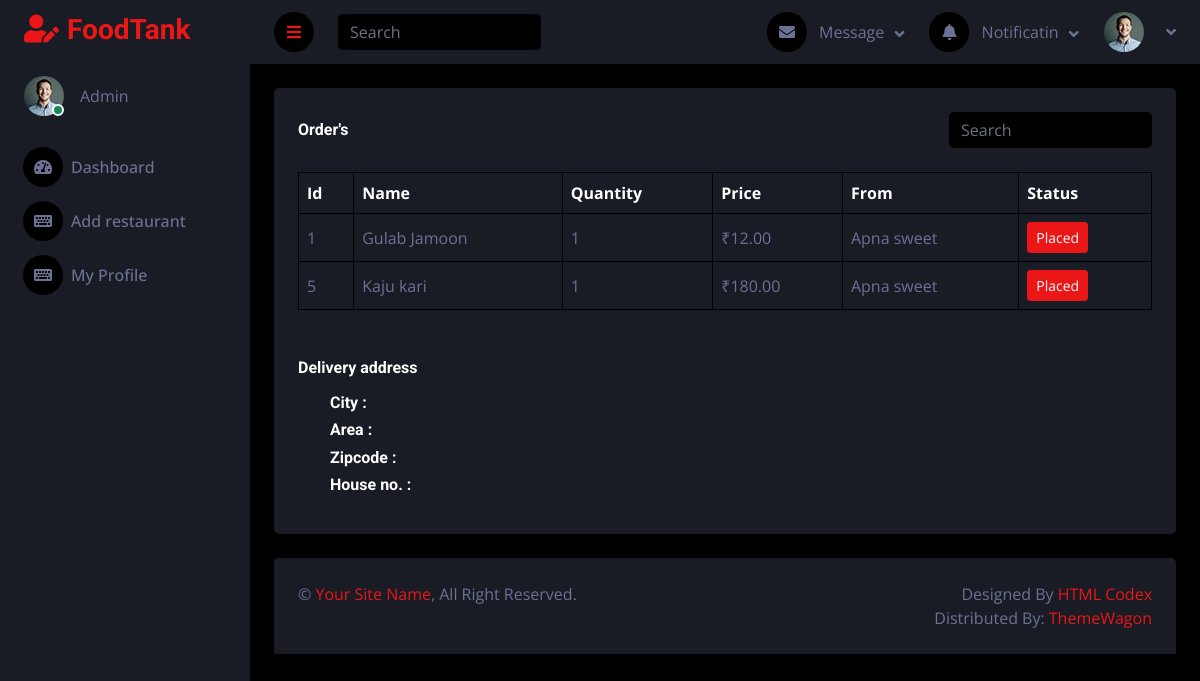
The page /foodprovider/restaurantOrder/4 on the database its author committed.
### order/models.py (models this page shows, shortened)
class OrderItem(models.Model):
    item = models.ForeignKey(Menu, on_delete=models.CASCADE)
    order = models.ForeignKey(Order, on_delete=models.CASCADE)
    quantity = models.PositiveIntegerField()

class Order(models.Model):
    order_id = models.AutoField(primary_key=True)
    user = models.ForeignKey(User, on_delete=models.CASCADE,
                        limit_choices_to={'user_type':'Customer'})
    restaurant = models.ForeignKey(Restaurant, on_delete=models.CASCADE)
    is_confirmed = models.BooleanField(default=False)
    estimated_time = models.DateTimeField(blank=True, null=True)
    driver = models.ForeignKey(Driver, on_delete=models.SET_NULL, null=True, blank=True)
    transaction_id = models.CharField(max_length=255, null=True, blank=True)
    total_bill = models.IntegerField(blank=True, null=True)
    payment_method = models.CharField(max_length=255, blank=True, null=True, choices=payment_choices)
    order_date = models.DateTimeField(auto_now_add=True, blank=True, null=True)
    deliveryAddress = models.ForeignKey(Address, on_delete=models.CASCADE, blank=True, null=True)

### menu/models.py (models this page shows, shortened)
class Menu(models.Model):
    restaurant = models.ForeignKey(Restaurant, on_delete=models.CASCADE)  # ForeignKey to Restaurant
    name = models.CharField(max_length=255)
    description = models.TextField()
    type = models.CharField(max_length=255)
    price = models.DecimalField(max_digits=10, decimal_places=2)
    available = models.BooleanField(blank=True, default=True, null=True)
    cuisine = models.CharField(max_length=255, blank=True)
    img1 = models.ImageField(upload_to='menu_images/', null=True, blank=True)

### restaurant/models.py (models this page shows)
class Restaurant(models.Model):
    user = models.ForeignKey(User, on_delete=models.CASCADE,
                    limit_choices_to={'user_type': 'Foodprovider'})  # ForeignKey to User
    name = models.CharField(max_length=255)
    city = models.CharField(max_length=255)
    address = models.TextField()
    mobile = models.CharField(max_length=15)
    desc = models.TextField(blank=True, null=True)
    is_verified = models.BooleanField(default=False)
    veg_or_nonveg = models.CharField(max_length=255, choices=VEG_OR_NONVEG_CHOICES)
    no_of_chefs = models.PositiveIntegerField()
    start_date = models.DateField(blank=True, null=True)
    img1 = models.ImageField(upload_to='restaurant_images/', null=True, blank=True)
    img2 = models.ImageField(upload_to='restaurant_images/', null=True, blank=True)
    img3 = models.ImageField(upload_to='restaurant_images/', null=True, blank=True)
    img4 = models.ImageField(upload_to='restaurant_images/', null=True, blank=True)
    def __str__(self):
        return self.name

### restaurant/views.py (the view)
# urls.py: path("restaurantOrder/<int:id>", views.restaurantOrder, name="restaurantOrder"),
def restaurantOrder(request, id):
    orderInfo = OrderItem.objects.filter(order__order_id=id)
    order = Order.objects.get(order_id=id)
    deliveryAdd = order.deliveryAddress
    context = {
        "orderInfo": orderInfo,
        "deliveryAdd": deliveryAdd
    }
    return render(request, "restaurant_admin/restaurantOrder.html", context)

### templates/restaurant_admin/restaurantOrder.html (shortened to what this page needs)
{% extends '../base2.html' %}
{% block content %}
{% load static %}
<div class="container-fluid position-relative d-flex p-0">
    {% include './sidebar.html' %}
    <div class="content">
        {% include './navbar.html' %}
        <div class="container-fluid pt-4 px-4">
            <div class="bg-secondary text-center rounded p-4">
                <div class="d-flex align-items-center justify-content-between mb-4">
                    <h6 class="mb-0">Order's</h6>
                    <form class="d-none d-md-flex ms-4">
                        <input class="form-control bg-dark border-0" type="search" placeholder="Search">
                    </form>
                </div>
                <div class="table-responsive">
                    <table class="table text-start align-middle table-bordered table-hover mb-0">
                        <thead>
                            <tr class="text-white">
                                <th scope="col">Id</th>
                                <th scope="col">Name</th>
                                <th scope="col">Quantity</th>
                                <th scope="col">Price</th>
                                <th scope="col">From</th>
                                <th scope="col">Status</th>
                            </tr>
                        </thead>
                        <tbody>
                            {% for data in orderInfo %}
                            <tr>
                                <td>{{data.item.id}}</td>
                                <td>{{data.item.name}}</td>
                                <td>{{data.quantity}}</td>
                                <td>₹{{data.item.price}}</td>
                                <td>{{data.order.restaurant}}</td>
                                <td>
                                    {% if data.order.is_confirmed == True %}
                                        <a class="btn btn-sm btn-primary">Placed</a>
                                    {% else %}
                                        <a class="btn btn-sm btn-primary">Not placed</a>
                                    {% endif %}
                                </td>
                            </tr>
                            {% endfor %}
                        </tbody>
                    </table>
                    <div class="text-start mt-5">
                        <h6 class="mb-3">Delivery address</h6>
                        <ul>
                            <h6>City : </h6>
                            <h6>Area : </h6>
                            <h6>Zipcode : </h6>
                            <h6>House no. : </h6>
                        </ul>
                    </div>
                </div>
            </div>
        </div>
        <div class="container-fluid pt-4 px-4">
            <div class="bg-secondary rounded-top p-4">
                <div class="row">
                    <div class="col-12 col-sm-6 text-center text-sm-start">
                        &copy; <a href="#">Your Site Name</a>, All Right Reserved.
                    </div>
                    <div class="col-12 col-sm-6 text-center text-sm-end">
                        Designed By <a href="https://htmlcodex.com">HTML Codex</a>
                        <br>Distributed By: <a href="https://themewagon.com" target="_blank">ThemeWagon</a>
                    </div>
                </div>
            </div>
        </div>
    </div>
</div>
{% endblock content %}

### static/css2/style.css (style rules this page uses)
:root { --primary: #EB1616; --secondary: #191C24; --light: #6C7293; --dark: #000000; }
.btn { transition: .5s; }
.content { margin-left: 250px; min-height: 100vh; background: var(--dark); transition: 0.5s; }
@media (min-width: 992px) { .content { width: calc(100% - 250px); } }

### rows shown on the page
OrderItem: item.id "1", item.name "Gulab Jamoon", quantity "1", item.price "12.00", order.restaurant "Apna sweet", shows "Placed"
OrderItem: item.id "5", item.name "Kaju kari", quantity "1", item.price "180.00", order.restaurant "Apna sweet", shows "Placed"
